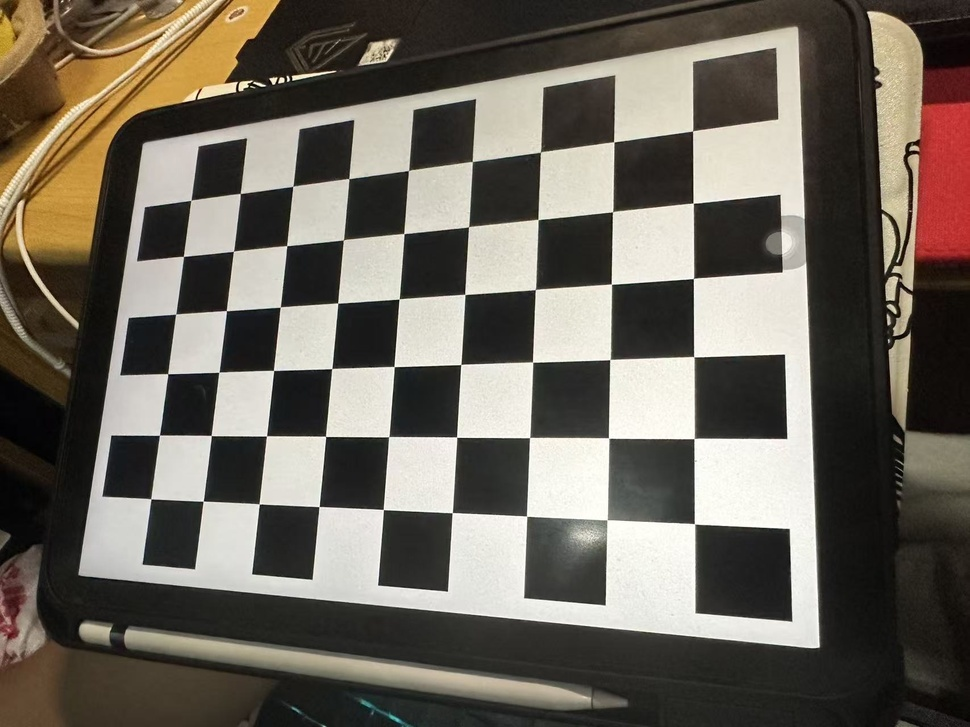
#> input picture label12/image-zy/05a96c7bc2f26b73f078d4c2709af96d.jpg, 970 x 727 px, shrunk from 1707 x 1280 before the run; its folder holds only this picture in this run
$ python label10.py
#> lines starting #> are read from the running program, lines starting #| are printed output that depends on the picture; after the words box and inside, x2 and y2 are one past the last pixel; in counts of white or black regions, pixels touching at a corner belong together; long printed decimals are rounded
import cv2
import numpy as np
import glob
import matplotlib.pyplot as plt

# ====================== 1. 标定参数配置（根据你的棋盘格修改） ======================
chessboard_size = (9, 6)
square_size = 25
# 关键修改：添加通配符匹配图片文件
img_path = "/home/favian/work14/image-zy/*.jpg"
criteria = (cv2.TERM_CRITERIA_EPS + cv2.TERM_CRITERIA_MAX_ITER, 30, 0.001)

# ====================== 2. 生成棋盘格三维世界坐标 ======================
objp = np.zeros((np.prod(chessboard_size), 3), np.float32)
objp[:, :2] = np.mgrid[0:chessboard_size[0], 0:chessboard_size[1]].T.reshape(-1, 2)
objp = objp * square_size

obj_points = []
img_points = []
img_list = glob.glob(img_path)
print(f"一共读取 {len(img_list)} 张标定图片")

# ====================== 3. 遍历图片检测角点+亚像素优化 ======================
for idx, img_file in enumerate(img_list):
    img = cv2.imread(img_file)
#> img is the input picture: shape (727, 970, 3); mean B, G, R 92.5, 102.6, 109
    # 新增空值校验
    if img is None:
        print(f"警告：无法读取图片 {img_file}，跳过该文件")
        continue
    gray = cv2.cvtColor(img, cv2.COLOR_BGR2GRAY)
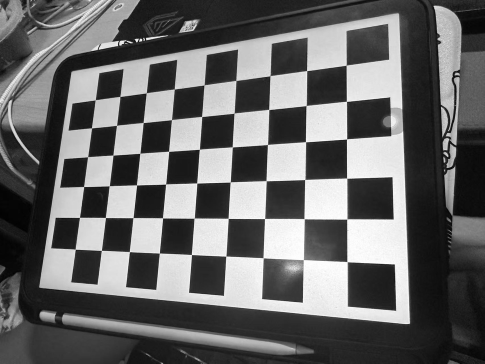
#> gray: shape (727, 970) (shown at 1/2 size); min 0, max 255, mean 103.3
    ret, corners = cv2.findChessboardCorners(gray, chessboard_size, None)
#> ret = True; corners = 54 rows, first 8: [694.5, 523.7], [607, 519.8], [526.6, 516.1], [452.2, 512.6], [383.3, 509.5], [319, 506.6], [259.2, 504.1], [203.1, 501.1]

    if ret:
        corners_sub = cv2.cornerSubPix(gray, corners, (11, 11), (-1, -1), criteria)
#> corners_sub = 54 rows, first 8: [694.5, 523.8], [607, 519.9], [526.6, 516.1], [452.3, 512.6], [383.3, 509.5], [319.1, 506.5], [259.2, 503.8], [203.2, 501.2]
        obj_points.append(objp)
        img_points.append(corners_sub)
        cv2.drawChessboardCorners(img, chessboard_size, corners_sub, ret)
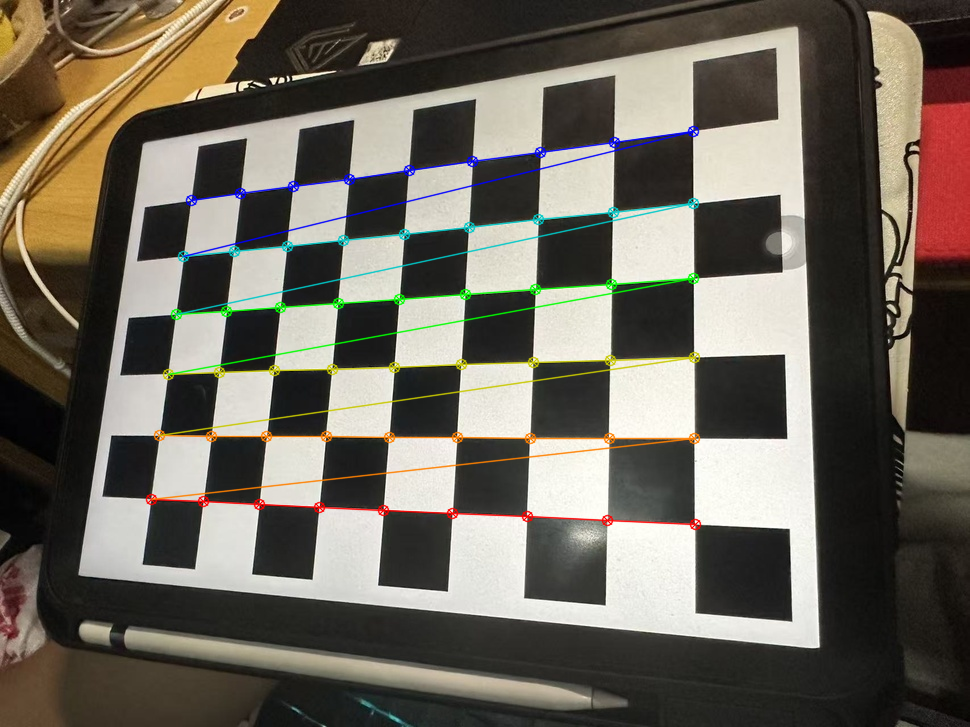
#> img: shape (727, 970, 3); 3.07% of pixels changed, all inside (x1, y1, x2, y2) = (145, 125, 702, 531)
        cv2.imwrite(f"./corner_detect_{idx}.jpg", img)
        print(f"图片{idx+1} 角点检测成功")
    else:
        print(f"图片{idx+1} 角点检测失败，丢弃该图")

# ====================== 4. 相机标定，求解内参、畸变、外参、重投影误差 ======================
ret_err, K, D, rvecs, tvecs = cv2.calibrateCamera(
    obj_points, img_points, gray.shape[::-1], None, None
)
#> ret_err = 0.0688; K = [[718.5, 0, 457], [0, 712.1, 397.1], [0, 0, 1]]; D = [[0.0233, -0.127, -0.00128, -0.00292, 0.235]]; rvecs = ([-0.571, -0.301, -3.05],); tvecs = ([68.43, 36.86, 206.6],)

# ====================== 5. 输出标定结果 ======================
print("=" * 50)
print(f"平均重投影误差: {ret_err:.4f} 像素")
#| 平均重投影误差: 0.0688 像素
print("=" * 50)
print("相机内参矩阵 K：")
print(K)
#| [[718.512   0.         457.030]
#|  [  0.         712.127  397.055]
#|  [  0.           0.           1.        ]]
print("=" * 50)
print("畸变系数 D = [k1, k2, p1, p2, k3]：")
print(D.ravel())
#| [ 0.02326 -0.1273 -0.001285 -0.002922  0.2348]
print("=" * 50)

# 提取内参分量用于报告分析
fx = K[0, 0]
#> fx = 718.5
fy = K[1, 1]
#> fy = 712.1
cx = K[0, 2]
#> cx = 457
cy = K[1, 2]
#> cy = 397.1
img_w, img_h = gray.shape[::-1]
img_center_x = img_w / 2
img_center_y = img_h / 2
print(f"fx={fx:.2f}, fy={fy:.2f}")
#| fx=718.51, fy=712.13
print(f"cx={cx:.2f}, cy={cy:.2f}, 图像中心({img_center_x}, {img_center_y})")
#| cx=457.03, cy=397.06, 图像中心(485.0, 363.5)

# ====================== 6. 图像去畸变处理 ======================
# 取第一张有效图片做去畸变演示
demo_img = cv2.imread(img_list[0])
h, w = demo_img.shape[:2]
# 计算优化内参，去除黑边/保留原图两种模式可选
new_K, roi = cv2.getOptimalNewCameraMatrix(K, D, (w, h), 1, (w, h))
#> new_K = [[723, 0, 455.6], [0, 713, 396.1], [0, 0, 1]]; roi = (12, 16, 939, 702)
# 去畸变
undist_img = cv2.undistort(demo_img, K, D, None, new_K)
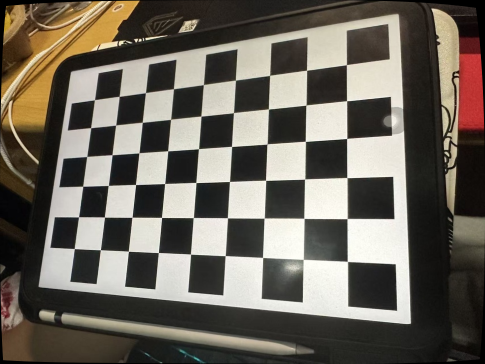
#> undist_img: shape (727, 970, 3) (shown at 1/2 size); mean B, G, R 92.1, 101.9, 107.9
# 裁剪黑边（可选）
x, y, w_roi, h_roi = roi
#> x = 12; y = 16; w_roi = 939; h_roi = 702
undist_crop = undist_img[y:y + h_roi, x:x + w_roi]
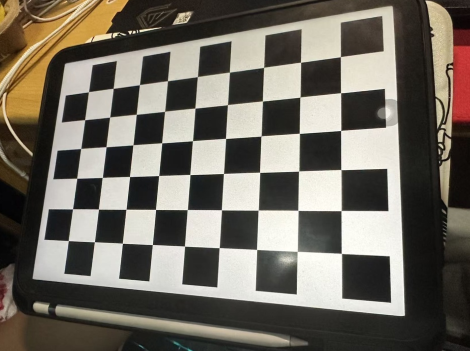
#> undist_crop: shape (702, 939, 3) (shown at 1/2 size); mean B, G, R 96.4, 106.3, 111.8

# 保存原图、去畸变图
cv2.imwrite("original_demo.jpg", demo_img)
cv2.imwrite("undistort_demo.jpg", undist_img)
cv2.imwrite("undistort_crop.jpg", undist_crop)

# ====================== 7. 绘图对比原图&去畸变图 ======================
plt.figure(figsize=(14, 6))
plt.subplot(1, 2, 1)
plt.title("Original Image")
plt.imshow(cv2.cvtColor(demo_img, cv2.COLOR_BGR2RGB))
plt.axis("off")

plt.subplot(1, 2, 2)
plt.title("Undistorted Image")
plt.imshow(cv2.cvtColor(undist_img, cv2.COLOR_BGR2RGB))
plt.axis("off")
plt.tight_layout()
#plt.show()
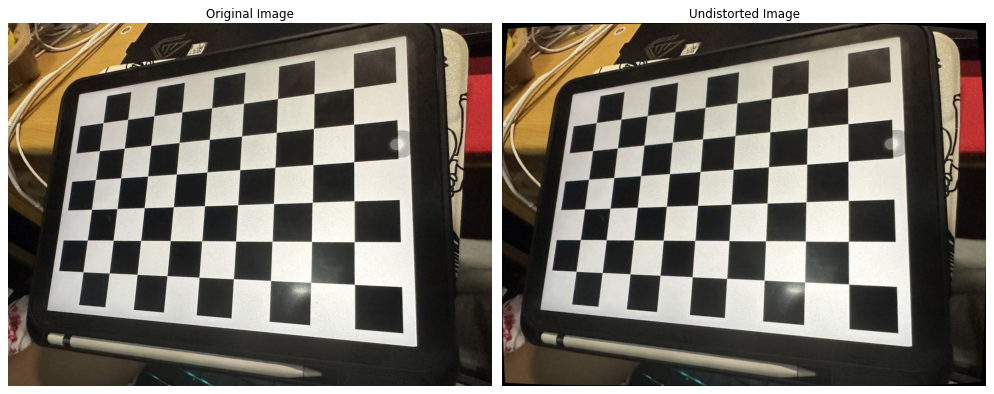
#> figure drawn by matplotlib, 2 panels

$ run again, on label12/image-zy/491edc28f237f7eeae6fc201502abb92.jpg
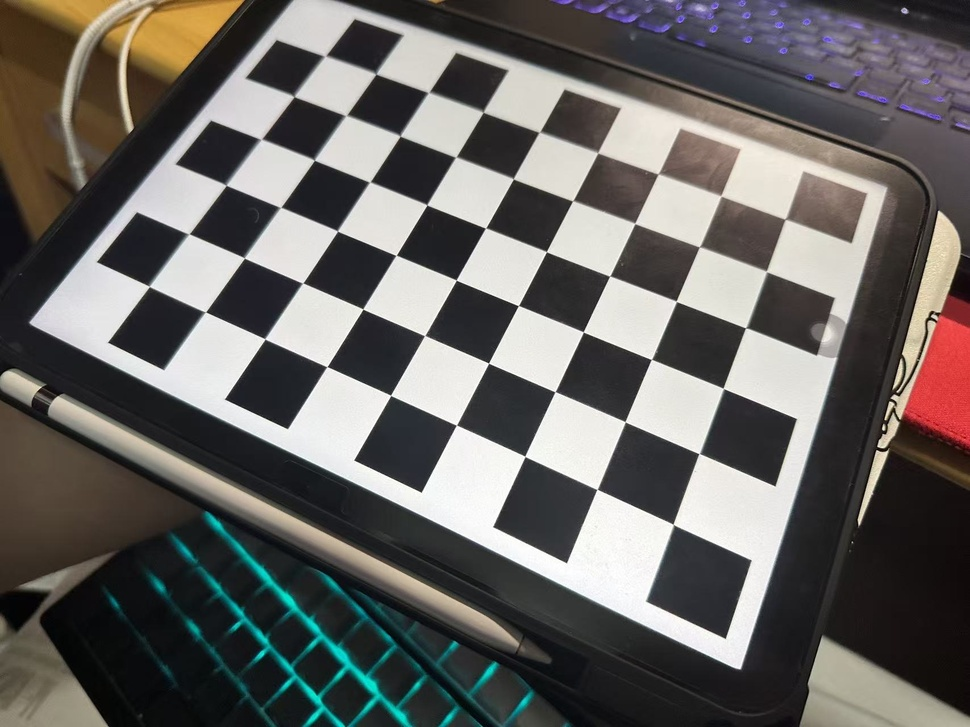
#> input picture label12/image-zy/491edc28f237f7eeae6fc201502abb92.jpg, 970 x 727 px, shrunk from 1707 x 1280 before the run
#> img is the input picture: shape (727, 970, 3); mean B, G, R 98.8, 101.6, 104.1
#> ret = True; corners = 54 rows, first 8: [673.2, 524.3], [597.1, 489.4], [525, 456.4], [456.4, 425.1], [390.6, 395.3], [326.8, 366.6], [265, 338.9], [205.7, 311.8]
#> corners_sub = 54 rows, first 8: [673.2, 524.4], [597.1, 489.4], [524.8, 456.3], [456.4, 425.2], [390.6, 395.4], [326.8, 366.6], [264.9, 339.1], [205.3, 311.9]
#> img: shape (727, 970, 3); 2.97% of pixels changed, all inside (x1, y1, x2, y2) = (143, 50, 792, 531)
#> ret_err = 0.138; K = [[681.1, 0, 479.9], [0, 676.4, 354.2], [0, 0, 1]]; D = [[0.192, -0.602, -0.00232, -0.000926, 0.168]]; rvecs = ([-0.157, -0.55, -2.65],); tvecs = ([59.71, 52.99, 213.2],)
#| 平均重投影误差: 0.1382 像素
#| [[681.099   0.         479.927]
#|  [  0.         676.408 354.165]
#|  [  0.           0.           1.        ]]
#| [ 0.1915 -0.6015 -0.00232 -0.0009257  0.1681]
#> fx = 681.1
#> fy = 676.4
#> cx = 479.9
#> cy = 354.2
#| fx=681.10, fy=676.41
#| cx=479.93, cy=354.17, 图像中心(485.0, 363.5)
#> new_K = [[325.1, 0, 374.6], [0, 411, 288], [0, 0, 1]]; roi = (371, 284, 237, 226)
#> `undist_img = cv2.undistort(demo_img, K, D, None, new_K)`:
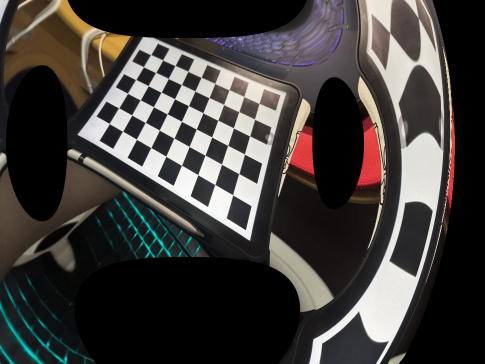
#> undist_img: shape (727, 970, 3) (shown at 1/2 size); mean B, G, R 58.6, 61.1, 64.5
#> x = 371; y = 284; w_roi = 237; h_roi = 226
#> `#plt.show()`:
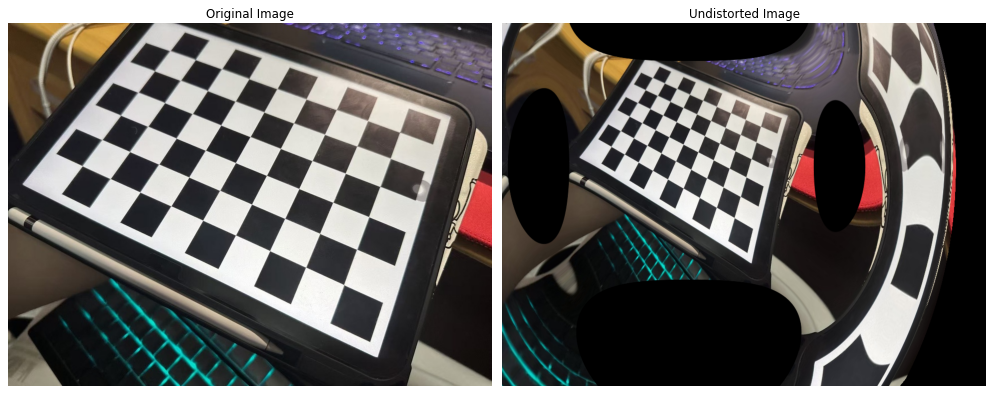
#> figure drawn by matplotlib, 2 panels

$ run again, on label12/image-zy/63b4269fc05a3f38f89259e47b067286.jpg
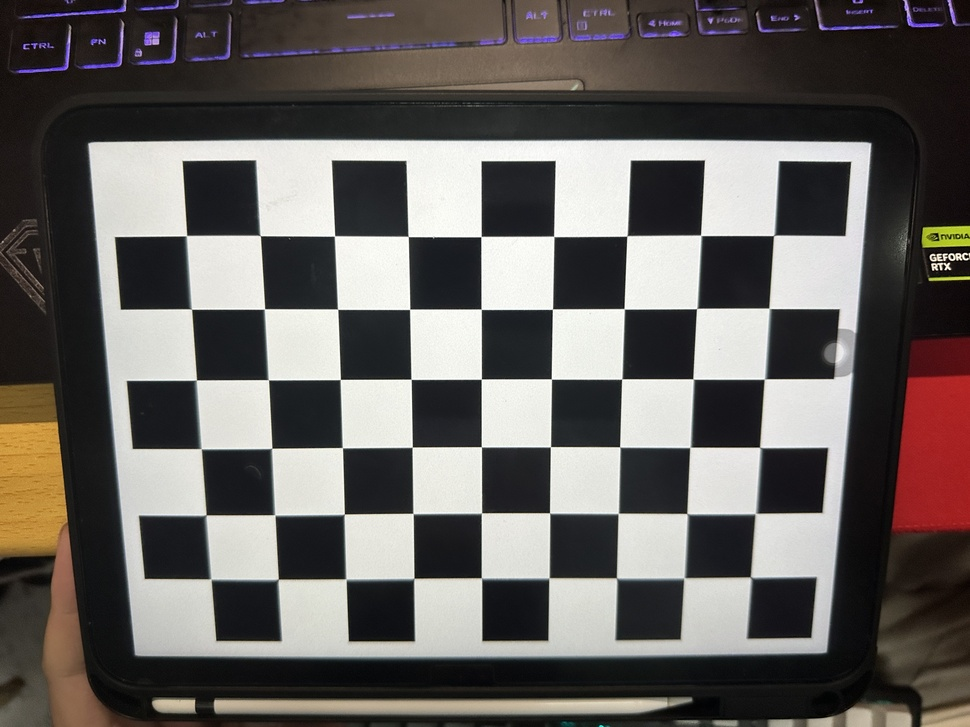
#> input picture label12/image-zy/63b4269fc05a3f38f89259e47b067286.jpg, 970 x 727 px, shrunk from 4032 x 3024 before the run
#> img is the input picture: shape (727, 970, 3); mean B, G, R 94.9, 97.8, 102.3
#> ret = True; corners = 54 rows, first 8: [750.2, 576.7], [684.4, 577.6], [616.3, 577.6], [549.2, 577.7], [481.3, 577.7], [414.1, 578.2], [345.8, 578.9], [278.4, 579]
#> corners_sub = 54 rows, first 8: [750.8, 577.3], [684.2, 578.1], [616.6, 578.2], [549, 578.1], [481.5, 578.2], [413.8, 578.6], [345.9, 579.3], [278.1, 579.4]
#> `cv2.drawChessboardCorners(img, chessboard_size, corners_sub, ret)`:
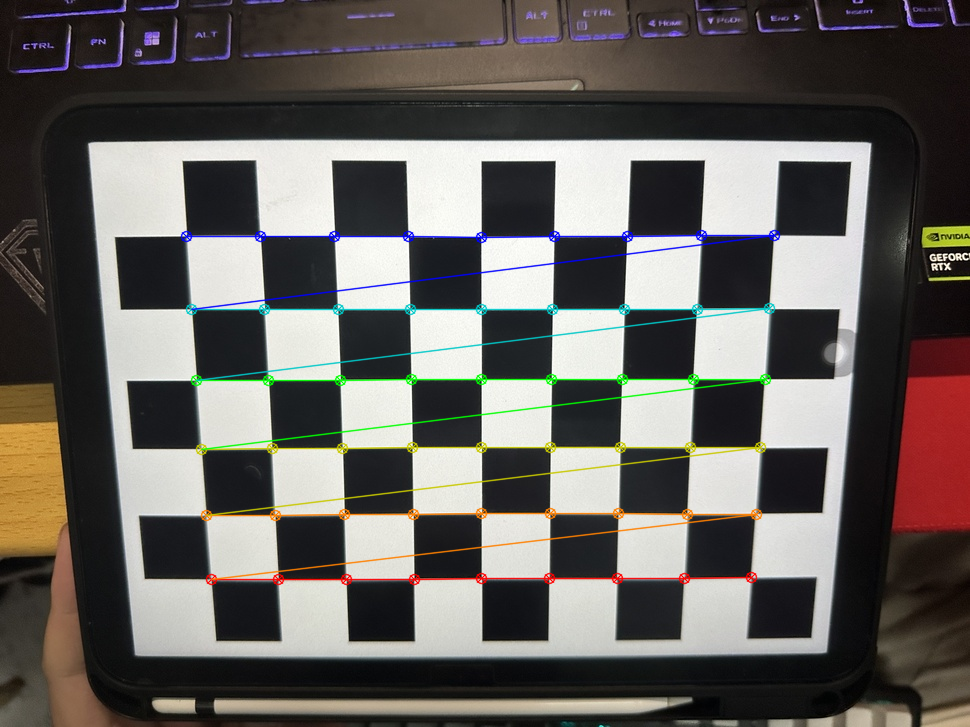
#> img: shape (727, 970, 3); 3.25% of pixels changed, all inside (x1, y1, x2, y2) = (180, 229, 781, 586)
#> ret_err = 0.0847; K = [[659.2, 0, 483.9], [0, 658.2, 358.6], [0, 0, 1]]; D = [[0.194, -0.639, 0.00123, -0.000896, 0.408]]; rvecs = ([-0.0069, -0.249, 3.13],); tvecs = ([99.15, 81.24, 248.1],)
#| 平均重投影误差: 0.0847 像素
#| [[659.226   0.         483.851]
#|  [  0.         658.172  358.574 ]
#|  [  0.           0.           1.        ]]
#| [ 0.1941 -0.6394  0.001233  -0.0008962  0.4076]
#> fx = 659.2
#> fy = 658.2
#> cx = 483.9
#> cy = 358.6
#| fx=659.23, fy=658.17
#| cx=483.85, cy=358.57, 图像中心(485.0, 363.5)
#> new_K = [[628.5, 0, 482.7], [0, 627.9, 360], [0, 0, 1]]; roi = (13, 21, 943, 684)
#> x = 13; y = 21; w_roi = 943; h_roi = 684
#> `#plt.show()`:
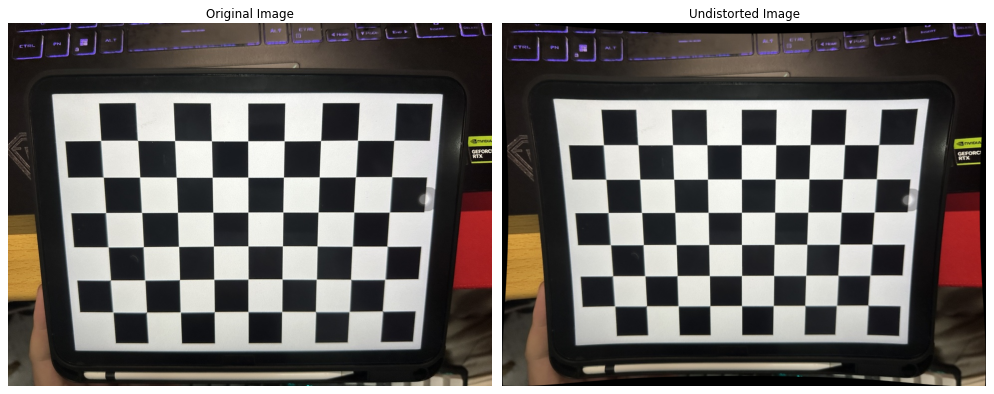
#> figure drawn by matplotlib, 2 panels
